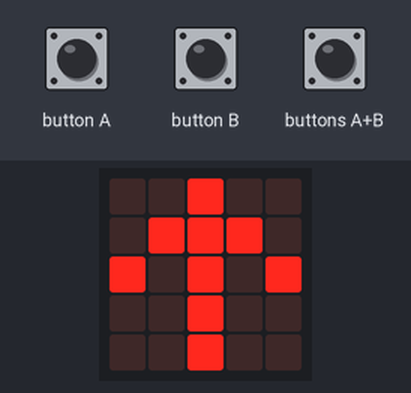
This program was run on a simulated BBC micro:bit (MakeCode). Shown: the board's 5×5 LED display. The test bench sets the inputs (shaded band). Random numbers come from a fixed seed.

Above: at 1.8 s.
1.9 s: button A pressed for 0.15 s
At 3.4 s:
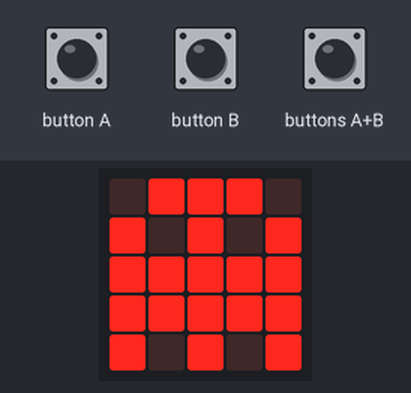
5.0 s: buttons A+B pressed for 1 s
At 7.0 s:
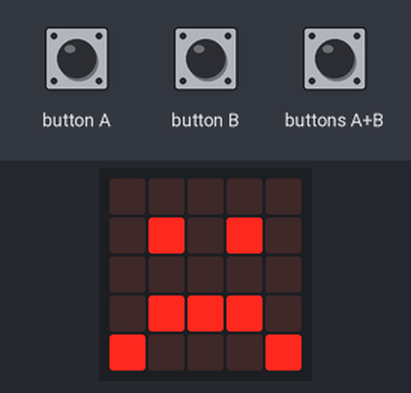
9.0 s: button B pressed for 0.15 s
At 9.5 s:
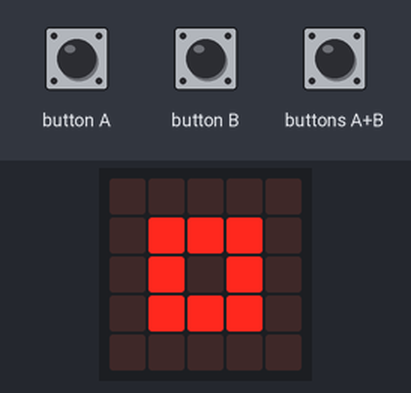
11.2 s: buttons A+B pressed for 0.15 s
At 12.9 s:
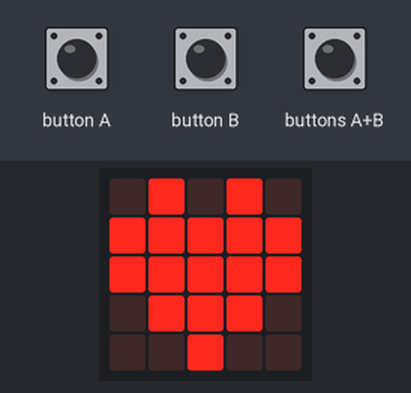
Timing chart, 0 to 14.4 s (numbered marks = the images above; inputs shaded):
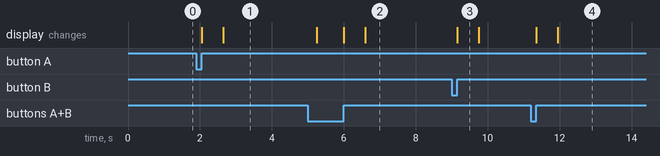

Measured:
- after the input at 1.9 s, the display: first changes after 0.15 s (image 1 shows a later state)
- after the input at 11.2 s, the display: first changes after 0.15 s (image 4 shows a later state)
- what the display in image 3 shows lasts 0.6 s, from 9.2 s to 9.8 s

The program:

main.ts
```typescript
input.onButtonPressed(Button.A, function () {
    我出拳 = 1
    basic.showIcon(IconNames.Scissors)
})
function 設定初值 () {
    basic.showArrow(ArrowNames.North)
    我出拳 = 0
    對手出拳 = randint(1, 3)
}
function 比輸贏 () {
    if (我出拳 == 對手出拳) {
        basic.showIcon(IconNames.Ghost)
    } else if (我出拳 == 1 && 對手出拳 == 3) {
        basic.showIcon(IconNames.Heart)
    } else if (我出拳 == 2 && 對手出拳 == 1) {
        basic.showIcon(IconNames.Heart)
    } else if (我出拳 == 3 && 對手出拳 == 2) {
        basic.showIcon(IconNames.Heart)
    } else {
        basic.showIcon(IconNames.Sad)
    }
}
input.onButtonPressed(Button.AB, function () {
    我出拳 = 2
    basic.showIcon(IconNames.Square)
})
input.onButtonPressed(Button.B, function () {
    我出拳 = 2
    basic.showIcon(IconNames.SmallSquare)
})
let 對手出拳 = 0
let 我出拳 = 0
設定初值()
basic.forever(function () {
    while (我出拳 != 0) {
        比輸贏()
        basic.pause(2000)
        設定初值()
    }
})
```

test.ts
```typescript
// 在這裡測試；當此封包作為擴充功能時，將不會編譯此內容。
```
